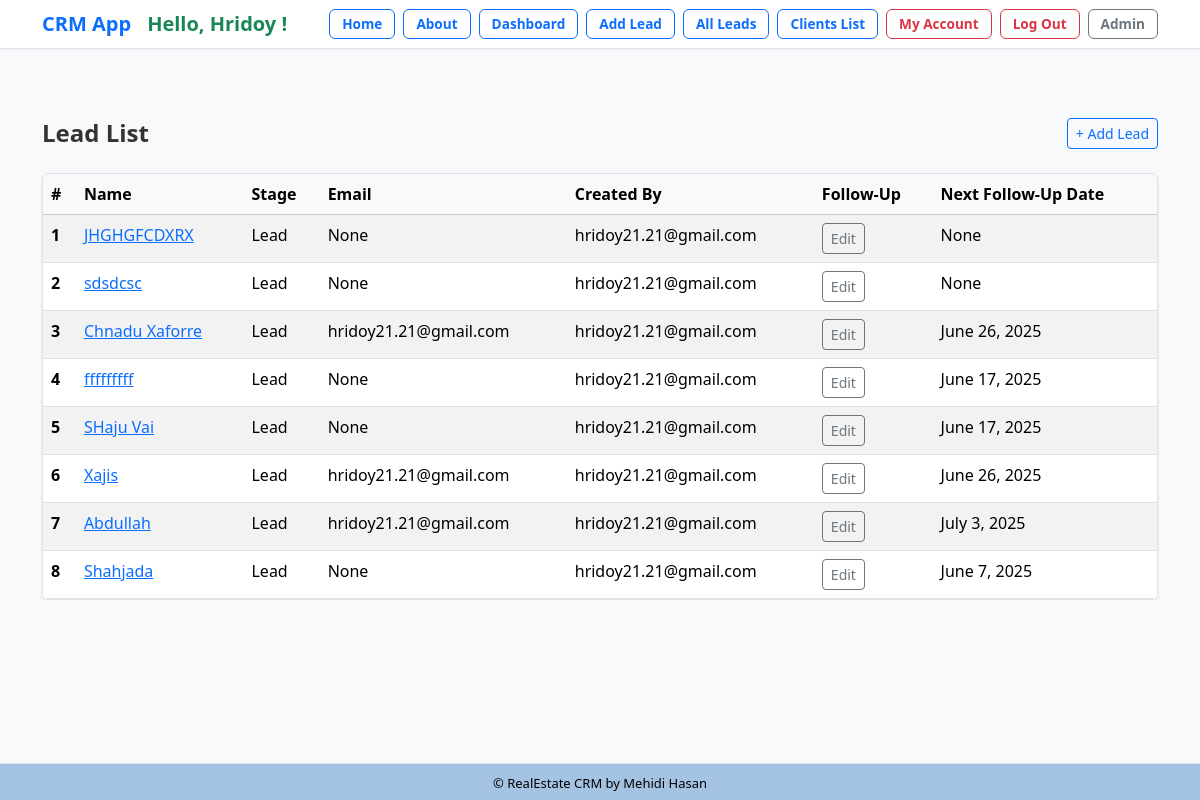
The page /leads/lead/ (signed in) on the database its author committed.
### lead/models.py (models this page shows, shortened)
class Lead(models.Model):
    LEAD_STAGE_CHOICES = (
        ('lead', 'Lead'),
        ('prospect', 'Prospect'),
        ('high_prospect', 'High Prospect'),
        ('sold_onboard', 'Sold/On-board'),
        ('hold', 'Hold'),
        ('lost', 'Lost'),
        ('junk', 'Junk'),
    )
    PROFESSION_CHOICES = (
        ('doctor', 'Doctor'),
        ('artist', 'Artist'),
        ('engineer', 'Engineer'),
        ('teacher', 'Teacher'),
        ('student', 'Student'),
        ('other', 'Other'),
    )
    PROJECT_CHOICES = (
        ('grand', 'Grand'),
        ('majestic', 'Majestic'),
        ('skyvilla', 'Skyvilla'),
        ('maxus', 'Maxus'),
        ('other', 'Other'),
    )
    PROPERTY_STATUS_CHOICES = (
        ('ready', 'Ready'),
        ('initial', 'Initial'),
        ('going', 'Going'),
    )
    PREFERRED_LOCATION_CHOICES = (
        ('banani', 'Banani'),
        ('gulshan', 'Gulshan'),
        ('badda', 'Badda'),
        ('dhanmondi', 'Dhanmondi'),
        ('other', 'Other'),
    )
    COMPANY_CHOICES = (
        ('rupayanhousing', 'Rupayan Housing'),
        ('rupayancityuttara', 'Rupayan City Uttara'),
        ('other', 'Other'),
    )
    INTERESTED_PROJECT_BUILDING_CHOICES = (
        ('grand-building-12', 'Grand Building 12'),
        ('majestic-building-5', 'Majestic Building 5'),
        ('skyvilla-building-3', 'Skyvilla Building 3'),
        ('maxus-building-8', 'Maxus Building 8'),
        ('other', 'Other'),
    )
    UNIT_SIZE_CHOICES = (
        ('2000-2500', '2000-2500 sqft'),
        ('200-300', '200-300 sqft'),
        ('300-400', '300-400 sqft'),
        ('2500-3000', '2500-3000 sqft'),
        ('3000-3500', '3000-3500 sqft'),
        ('3500-4000', '3500-4000 sqft'),
        ('4000+', '4000+ sqft'),
        ('other', 'Other'),
    )
    PREFERENCE_FLOOR = (
        ('1st', '1st Floor'),
        ('2nd', '2nd Floor'),
        ('3rd', '3rd Floor'),
        ('4th', '4th Floor'),
        ('5th', '5th Floor'),
        ('6th', '6th Floor'),
        ('7th', '7th Floor'),
        ('8th', '8th Floor'),
        ('9th', '9th Floor'),
        ('10th', '10th Floor'),
        ('11th', '11th Floor'),
        ('12th', '12th Floor'),
        ('13th', '13th Floor'),
        ('14th', '14th Floor'),
        ('15th', '15th Floor'),
    )
    FACING_CHOICES = (
        ('east', 'East'),
        ('west', 'West'),
        ('north', 'North'),
        ('south', 'South'),
        ('north-east', 'North-East'),
        ('north-west', 'North-West'),
        ('south-east', 'South-East'),
        ('south-west', 'South-West'),
        ('other', 'Other'),
    )
    VIEW_CHOICES = (
        ('road', 'Road'),
        ('park', 'Park'),
        ('lake', 'Lake'),
        ('city', 'City'),
        ('other', 'Other'),
    )
    BUDGET_CHOICES = (
        ('less-than-50-lakh', 'Less than 50 Lakh'),
        ('less-than-1-crore', 'Less than 1 Crore'),
        ('1-crore-to-2-crore', '1 Crore to 2 Crore'),
        ('2-crore-to-3-crore', '2 Crore to 3 Crore'),
        ('3-crore-to-4-crore', '3 Crore to 4 Crore'),
        ('4-crore-to-5-crore', '4 Crore to 5 Crore'),
        ('more-than-5-crore', 'More than 5 Crore'),
        ('other', 'Other'),
    )
    LEAD_SOURCE_CHOICES = (
        ('sgl', 'SGL'),
        ('walkin', 'Walk-in'),
        ('other', 'Other'),
    )
    SUB_SOURCE_CHOICES = (
        ('ownsource', 'Own Source'),
        ('referral', 'Referral'),
        ('doorto-door', 'Door to Door'),
        ('social-media', 'Social Media'),
        ('online-advertisement', 'Online Advertisement'),
        ('other', 'Other'),
    )
    TEAM_LEADER_CHOICES = (
        ('iktadul', 'Iktadul'),
        ('salman', 'Salman'),
        ('other', 'Other'),
    )
    FOLLOWUP_STATUS_CHOICES = (
        ('call', 'Call'),
        ('email', 'Email'),
        ('int Meeting', 'Int Meeting'),
        ('Ext Meeting', 'Ext Meeting'),
        ('project visit', 'Project Visit'),
        ('sold', 'Sold'),
        ('onboard', 'On-board'),
        ('junk', 'Junk'),
    )
    name = models.CharField("Name", max_length=50)
    team = models.ForeignKey(Team, on_delete=models.CASCADE, null=True, blank=True)
    phone = models.CharField(
    "Phone",
        max_length=11,
        unique=True,
        validators=[
            RegexValidator(
                regex=r'^\d{11}$',
                message='Phone number must contain only numbers.',
                code='invalid_phone'
            )
        ]
    )
    present_address = models.CharField("Present Address", max_length=20, choices=PREFERRED_LOCATION_CHOICES, blank=True, null=True)
    primaryemail = models.EmailField("Primary Email", blank=True, null=True)
    secondaryemail = models.EmailField("Secondary Email", blank=True, null=True)
    profession = models.CharField("Profession", max_length=20, choices=PROFESSION_CHOICES, blank=True, null=True)
    resident = models.CharField("Resident", max_length=100, blank=True, null=True)
    notes = models.TextField("Notes", blank=True, null=True)
    projecttype = models.CharField("Project Type", max_length=20, choices=PROJECT_CHOICES, blank=True, null=True)
    projectstatus = models.CharField("Project Status", max_length=20, choices=PROPERTY_STATUS_CHOICES, default='ready', blank=True, null=True)
    preferred_location = models.CharField("Preferred Location", max_length=20, choices=PREFERRED_LOCATION_CHOICES, blank=True, null=True)
    company = models.CharField("Company", max_length=20, choices=COMPANY_CHOICES, default="rupayancityuttara", null=True)
    interested_project_building = models.CharField("Interested Project Building", max_length=30, choices=INTERESTED_PROJECT_BUILDING_CHOICES, blank=True, null=True)
    unit_size = models.CharField("Unit Size", max_length=20, choices=UNIT_SIZE_CHOICES, blank=True, null=True)
    preference_floor = models.CharField("Preference Floor", max_length=20, choices=PREFERENCE_FLOOR, blank=True, null=True)
    facing = models.CharField("Facing", max_length=20, choices=FACING_CHOICES, blank=True, null=True)
    view = models.CharField("View", max_length=20, choices=VIEW_CHOICES, blank=True, null=True)
    budget = models.CharField("Budget", max_length=20, choices=BUDGET_CHOICES, blank=True, null=True)
    leadsource = models.CharField("Lead Source", max_length=20, choices=LEAD_SOURCE_CHOICES, default='sgl', blank=True, null=True)
    subsource = models.CharField("Sub Source", max_length=20, choices=SUB_SOURCE_CHOICES, default='ownsource',blank=True, null=True)
    teamleader = models.CharField("Team Leader", max_length=20, choices=TEAM_LEADER_CHOICES, default='iktadul',blank=True, null=True)
    description = models.TextField("Description", blank=True, null=True)
    converted_to_client = models.BooleanField("Converted to Client", default=False)
    created_by = models.ForeignKey(User, related_name='leads', on_delete=models.CASCADE)
    created_at = models.DateTimeField("Created At", auto_now_add=True)
    modified_at = models.DateTimeField("Modified At", auto_now=True)
    followup_by = models.CharField("Follow Up By", max_length=50, choices=FOLLOWUP_STATUS_CHOICES, blank=True, null=True)
    lead_status = models.CharField("Lead Status", max_length=20, choices=LEAD_STAGE_CHOICES, default="lead", null=True)
    next_followup_by = models.CharField(max_length=20, choices=FOLLOWUP_STATUS_CHOICES, blank=True, null=True)
    next_followup_date = models.DateField("Next Follow Up Date", blank=True, null=True)
    modified_at = models.DateTimeField(auto_now=True)
    unique_id = models.CharField(max_length=255, unique=True, blank=True, null=True)

### dashboard/views.py (the view)
# urls.py: path('leads/lead/', views.lead_leads, name='lead_leads'),
@login_required
def lead_leads(request):
    if request.user.is_superuser:
        leads = Lead.objects.filter(lead_status='lead')
    else:
        leads = Lead.objects.filter(created_by=request.user, lead_status='lead')
    total_leads = leads.count()
    return render(request, 'dashboard/lead_leads.html', {
        'leads': leads,
        'total_leads': total_leads,
    })

### dashboard/templates/dashboard/lead_leads.html (shortened to what this page needs)
{% extends 'crm/base.html' %}
{% block content %}
<div class="d-flex justify-content-between align-items-center mb-4">
    <h1 class="h4 fw-semibold mb-0">Lead List</h1>
    <a class="btn btn-outline-primary btn-sm" href="{% url 'lead:addlead' %}">+ Add Lead</a>
</div>
{% if leads %}
    <div class="table-responsive shadow-sm rounded border">
        <table class="table table-hover table-striped mb-0">
            <thead class="table-light">
                <tr>
                    <th scope="col">#</th>
                    <th scope="col">Name</th>
                    <th scope="col">Stage</th>
                    <th scope="col">Email</th>
                    <th scope="col">Created By</th>
                    <th scope="col">Follow-Up</th>
                    <th scope="col" > Next Follow-Up Date</th>
                </tr>
            </thead>
            <tbody>
                {% for lead in leads %}
                    <tr>
                        <th scope="row">{{ forloop.counter }}</th>
                        <td><a href="{% url 'lead:lead_change_history' lead.id %}">{{ lead.name }}</a></td>
                        <td>{{ lead.get_lead_status_display }}</td>
                        <td>{{ lead.primaryemail }}</td>
                        <td>{{ lead.created_by }}</td>
                        <td> <a href="{% url 'edit_leads' lead.id %}?redirect_to=lead_leads" class="btn btn-sm btn-outline-secondary">Edit</a></td>
                        <td>{{ lead.next_followup_date }}</td>
                    </tr>
                {% endfor %}
            </tbody>
        </table>
    </div>
{% else %}
    <div class="alert alert-light border text-center" role="alert">
        No leads found.
    </div>
{% endif %}
{% endblock %}

### crm/templates/crm/base.html (shortened to what this page needs)
{% load static %}
<!DOCTYPE html>
<html lang="en">
<head>
  <link href="https://cdn.jsdelivr.net/npm/bootstrap@5.3.3/dist/css/bootstrap.min.css" rel="stylesheet">
  <link rel="stylesheet" type="text/css" href="{% static 'css/styles.css' %}">
</head>
<body>
  <nav class="navbar navbar-expand-lg navbar-light bg-white border-bottom py-1 fixed-top" >
    <div class="container">
<a class="navbar-brand fw-bold text-primary d-flex align-items-center" href="{% url 'index' %}">
  <span class="me-3">CRM App</span>
  {% if request.user.is_authenticated %}
    {% if user.first_name or user.last_name %}
      <span class="text-success fw-bold">
        Hello, {{ user.first_name }} {{ user.last_name }}!
      </span>
    {% else %}
      <span class="text-success fw-bold">Hello!</span>
    {% endif %}
  {% endif %}
</a>
      <div class="collapse navbar-collapse justify-content-end" id="navbarContent">
        <ul class="navbar-nav gap-2">
          <li class="nav-item">
            <a class="btn btn-outline-primary fw-bold  btn-sm" href="{% url 'index' %}">Home</a>
          </li>
          <li class="nav-item">
            <a class="btn btn-outline-primary fw-bold btn-sm" href="{% url 'about' %}">About</a>
          </li>
          {% if request.user.is_authenticated %}
            <li class="nav-item">
              <a class="btn btn-outline-primary fw-bold btn-sm" href="{% url 'dashboard' %}">Dashboard</a>
            </li>
            <li class="nav-item">
              <a class="btn btn-outline-primary fw-bold btn-sm" href="{% url 'lead:addlead' %}">Add Lead</a>
            </li>
            <li class="nav-item">
              <a class="btn btn-outline-primary fw-bold btn-sm" href="{% url 'lead:leads_list' %}">All Leads</a>
            </li>
            <li class="nav-item">
              <a class="btn btn-outline-primary fw-bold btn-sm" href="{% url 'client_list' %}">Clients List</a>
            </li>
            <li class="nav-item">
              <a class="btn btn-outline-danger fw-bold btn-sm" href="{% url 'myaccount' %}">My Account</a>
            </li>
            <li>
              <a href="{% url 'logout' %}" class="btn btn-outline-danger fw-bold btn-sm">
            Log Out
          </a>
            </li>
            <li class="nav-item">
              <a class="btn btn-outline-secondary fw-bold btn-sm" href="{% url 'admin:index' %}">Admin</a>
            </li>
          {% endif %}
        </ul>
      </div>
    </div>
  </nav>
  <div class="container mt-5 position-relative overflow-hidden" style="min-height: 60vh; z-index: 0;">
    {% block content %}{% endblock %}
  </div>
<footer class="text-center fixed-bottom" style="background-color: #a4c3e2; padding: 6px 0; border-top: 1px solid #dee2e6;">
  <div class="container">
    <span style="color: #000; font-size: 13px;">&copy; {{ now|date:"Y" }} RealEstate CRM by Mehidi Hasan</span>
  </div>
</footer>
</body>
</html>

### crm/static/css/styles.css (style rules this page uses)
body { font-family: "Segoe UI", Roboto, sans-serif; background-color: #f8f9fa; }
.navbar { box-shadow: 0 1px 3px rgba(0, 0, 0, 0.05); }
.navbar .btn { padding: 4px 12px; font-size: 0.85rem; border-radius: 0.375rem; }
.container h1, .container h3 { color: #333; }
.table thead th { position: sticky; top: 0; background-color: #f8f9fa; z-index: 10; }

### crm/templates/crm/base.html (style rules this page uses)
body { padding-top: 70px; padding-bottom: 60px; }

### rows shown on the page
Lead: name "JHGHGFCDXRX", lead_status "Lead", primaryemail "None", created_by "hridoy21.21@gmail.com", next_followup_date "None"
Lead: name "sdsdcsc", lead_status "Lead", primaryemail "None", created_by "hridoy21.21@gmail.com", next_followup_date "None"
Lead: name "Chnadu Xaforre", lead_status "Lead", primaryemail "hridoy21.21@gmail.com", created_by "hridoy21.21@gmail.com", next_followup_date "June 26, 2025"
Lead: name "fffffffff", lead_status "Lead", primaryemail "None", created_by "hridoy21.21@gmail.com", next_followup_date "June 17, 2025"
Lead: name "SHaju Vai", lead_status "Lead", primaryemail "None", created_by "hridoy21.21@gmail.com", next_followup_date "June 17, 2025"
Lead: name "Xajis", lead_status "Lead", primaryemail "hridoy21.21@gmail.com", created_by "hridoy21.21@gmail.com", next_followup_date "June 26, 2025"
Lead: name "Abdullah", lead_status "Lead", primaryemail "hridoy21.21@gmail.com", created_by "hridoy21.21@gmail.com", next_followup_date "July 3, 2025"
Lead: name "Shahjada", lead_status "Lead", primaryemail "None", created_by "hridoy21.21@gmail.com", next_followup_date "June 7, 2025"

### other values the page prints
{{ user.first_name }} "Hridoy"
